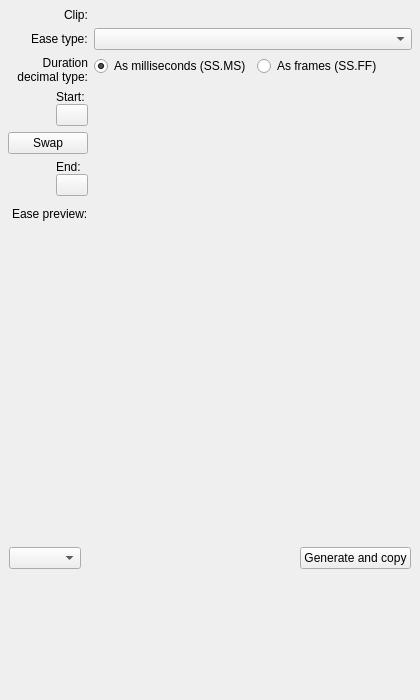
<?xml version="1.0" encoding="UTF-8"?>
<ui version="4.0">
 <class>Form</class>
 <widget class="QMainWindow" name="Form">
  <property name="geometry">
   <rect>
    <x>0</x>
    <y>0</y>
    <width>420</width>
    <height>700</height>
   </rect>
  </property>
  <property name="minimumSize">
   <size>
    <width>420</width>
    <height>700</height>
   </size>
  </property>
  <property name="maximumSize">
   <size>
    <width>420</width>
    <height>700</height>
   </size>
  </property>
  <property name="windowTitle">
   <string>Ease Generator</string>
  </property>
  <property name="windowOpacity">
   <double>1.000000000000000</double>
  </property>
  <widget class="QWidget" name="contentwidget">
   <layout class="QVBoxLayout" name="verticalLayout">
    <property name="leftMargin">
     <number>0</number>
    </property>
    <property name="topMargin">
     <number>0</number>
    </property>
    <property name="rightMargin">
     <number>0</number>
    </property>
    <property name="bottomMargin">
     <number>0</number>
    </property>
    <item>
     <widget class="QWidget" name="formWidget" native="true">
      <layout class="QFormLayout" name="formLayout">
       <property name="labelAlignment">
        <set>Qt::AlignRight|Qt::AlignTrailing|Qt::AlignVCenter</set>
       </property>
       <property name="leftMargin">
        <number>8</number>
       </property>
       <property name="topMargin">
        <number>8</number>
       </property>
       <property name="rightMargin">
        <number>8</number>
       </property>
       <property name="bottomMargin">
        <number>8</number>
       </property>
       <item row="0" column="0">
        <widget class="QLabel" name="lblClip">
         <property name="text">
          <string>Clip:</string>
         </property>
        </widget>
       </item>
       <item row="0" column="1">
        <widget class="QWidget" name="widClip" native="true"/>
       </item>
       <item row="1" column="0">
        <widget class="QLabel" name="lblEase">
         <property name="text">
          <string>Ease type:</string>
         </property>
        </widget>
       </item>
       <item row="1" column="1">
        <widget class="QComboBox" name="cbEaseType"/>
       </item>
       <item row="3" column="0">
        <layout class="QVBoxLayout" name="startVertical">
         <property name="spacing">
          <number>0</number>
         </property>
         <property name="sizeConstraint">
          <enum>QLayout::SetMinimumSize</enum>
         </property>
         <item>
          <widget class="QLabel" name="lblStart">
           <property name="text">
            <string>Start:</string>
           </property>
          </widget>
         </item>
         <item>
          <widget class="QPushButton" name="btnPasteStart">
           <property name="maximumSize">
            <size>
             <width>32</width>
             <height>16777215</height>
            </size>
           </property>
           <property name="toolTip">
            <string>Paste from &quot;Copy keyframes&quot;</string>
           </property>
           <property name="text">
            <string/>
           </property>
           <property name="icon">
            <iconset theme="edit-paste">
             <normaloff>.</normaloff>.</iconset>
           </property>
          </widget>
         </item>
        </layout>
       </item>
       <item row="3" column="1">
        <widget class="QWidget" name="widStartRect" native="true"/>
       </item>
       <item row="5" column="0">
        <layout class="QVBoxLayout" name="endVertical">
         <property name="spacing">
          <number>0</number>
         </property>
         <property name="sizeConstraint">
          <enum>QLayout::SetMinimumSize</enum>
         </property>
         <item>
          <widget class="QLabel" name="lblEnd">
           <property name="text">
            <string>End:</string>
           </property>
          </widget>
         </item>
         <item>
          <widget class="QPushButton" name="btnPasteEnd">
           <property name="maximumSize">
            <size>
             <width>32</width>
             <height>16777215</height>
            </size>
           </property>
           <property name="toolTip">
            <string>Paste from &quot;Copy keyframes&quot;</string>
           </property>
           <property name="text">
            <string/>
           </property>
           <property name="icon">
            <iconset theme="edit-paste">
             <normaloff>.</normaloff>.</iconset>
           </property>
          </widget>
         </item>
        </layout>
       </item>
       <item row="5" column="1">
        <widget class="QWidget" name="widEndRect" native="true"/>
       </item>
       <item row="7" column="0">
        <widget class="QLabel" name="lblPreview">
         <property name="text">
          <string>Ease preview:</string>
         </property>
        </widget>
       </item>
       <item row="7" column="1">
        <widget class="QLabel" name="imgEasePreview">
         <property name="minimumSize">
          <size>
           <width>200</width>
           <height>200</height>
          </size>
         </property>
         <property name="baseSize">
          <size>
           <width>200</width>
           <height>200</height>
          </size>
         </property>
         <property name="text">
          <string/>
         </property>
        </widget>
       </item>
       <item row="2" column="1">
        <layout class="QHBoxLayout" name="horizontalLayout">
         <item>
          <widget class="QRadioButton" name="durationTypeMS">
           <property name="text">
            <string>As milliseconds (SS.MS)</string>
           </property>
           <property name="checked">
            <bool>true</bool>
           </property>
          </widget>
         </item>
         <item>
          <widget class="QRadioButton" name="durationTypeFF">
           <property name="text">
            <string>As frames (SS.FF)</string>
           </property>
          </widget>
         </item>
        </layout>
       </item>
       <item row="2" column="0">
        <widget class="QLabel" name="label">
         <property name="text">
          <string>Duration
decimal type:</string>
         </property>
         <property name="alignment">
          <set>Qt::AlignRight|Qt::AlignTrailing|Qt::AlignVCenter</set>
         </property>
        </widget>
       </item>
       <item row="4" column="0">
        <widget class="QPushButton" name="btnSwap">
         <property name="text">
          <string>Swap</string>
         </property>
         <property name="icon">
          <iconset theme="object-flip-vertical">
           <normaloff>.</normaloff>.</iconset>
         </property>
        </widget>
       </item>
      </layout>
     </widget>
    </item>
    <item>
     <widget class="QWidget" name="widget" native="true">
      <layout class="QHBoxLayout" name="horizontalLayout_2">
       <item>
        <widget class="QComboBox" name="cbPresets"/>
       </item>
       <item>
        <spacer name="horizontalSpacer">
         <property name="orientation">
          <enum>Qt::Horizontal</enum>
         </property>
         <property name="sizeHint" stdset="0">
          <size>
           <width>40</width>
           <height>20</height>
          </size>
         </property>
        </spacer>
       </item>
       <item>
        <widget class="QPushButton" name="btnGenerate">
         <property name="text">
          <string>Generate and copy</string>
         </property>
        </widget>
       </item>
      </layout>
     </widget>
    </item>
   </layout>
  </widget>
 </widget>
 <resources/>
 <connections/>
</ui>
